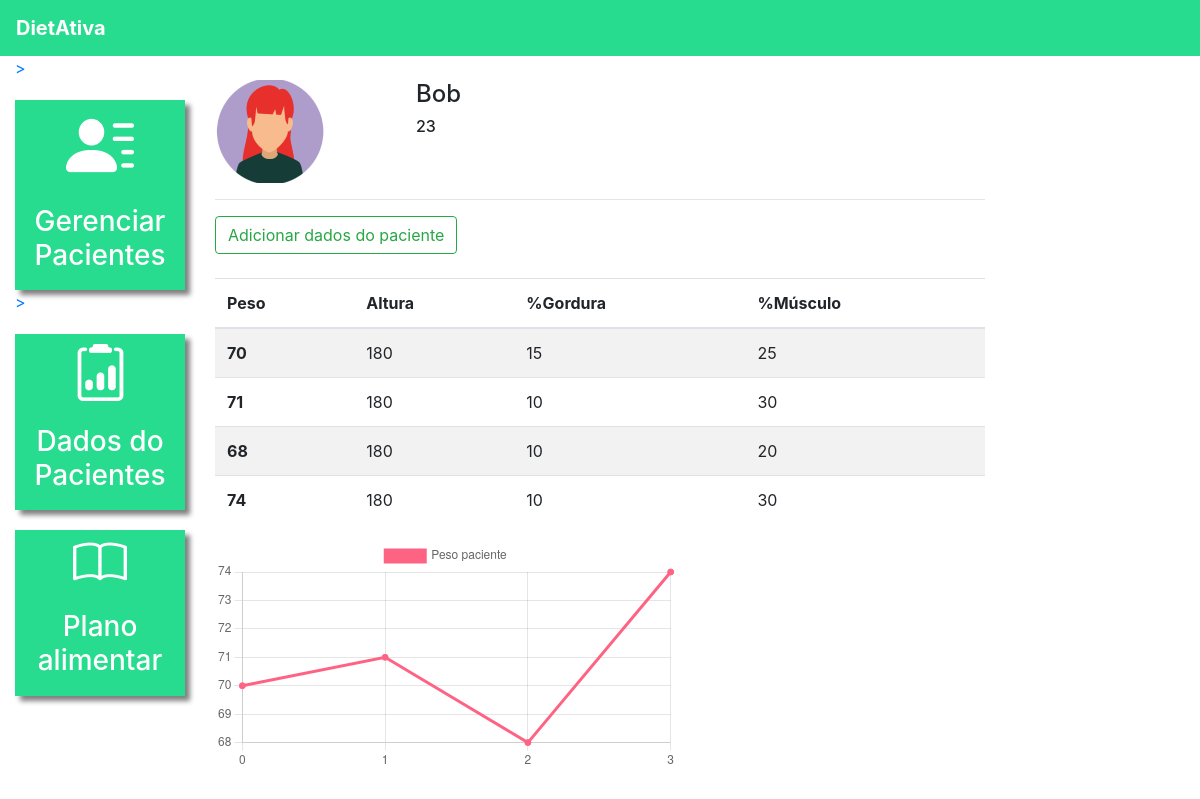
The app's page /dados_paciente/3/ (signed in) with its own data.
### plataforma/models.py (models this page shows, shortened)
class Pacientes(models.Model):
    choices_sexo = (('F', 'Feminino'),
                    ('M', 'Masculino'))
    nome = models.CharField(max_length=50)
    sexo = models.CharField(max_length=1, choices=choices_sexo)
    idade = models.IntegerField()
    email = models.EmailField()
    telefone = models.CharField(max_length=19)
    nutri = models.ForeignKey(User, on_delete=models.CASCADE)

class DadosPaciente(models.Model):
    paciente = models.ForeignKey(Pacientes, on_delete=models.CASCADE)
    data = models.DateTimeField()
    peso = models.IntegerField()
    altura = models.IntegerField()
    percentual_gordura = models.IntegerField()
    percentual_musculo = models.IntegerField()
    colesterol_hdl = models.IntegerField()
    colesterol_ldl = models.IntegerField()
    colesterol_total = models.IntegerField()
    trigliceridios = models.IntegerField()

### plataforma/views.py (the view, shortened to what this page needs)
# urls.py: path('dados_paciente/', views.dados_paciente_listar, name="dados_paciente_listar"),
@login_required(login_url='/auth/logar/')
def dados_paciente(request, id):
    paciente = get_object_or_404(Pacientes, id=id)
    if not paciente.nutri == request.user:
        messages.add_message(request, constants.ERROR, 'Esse paciente não é seu')
        return redirect('/dados_paciente/')
    if request.method == "GET":
        dados_paciente = DadosPaciente.objects.filter(paciente=paciente)
        return render(request, 'dados_paciente.html', {'paciente': paciente, 'dados_paciente':dados_paciente})

### plataforma/templates/dados_paciente.html (shortened to what this page needs)
{% extends 'base_plataforma.html' %}
{% load static %}
{% block 'plataforma' %}
    <br>
    <div class="row">
        <div class="col-md-3">
            <img src="{% static 'plataforma/img/perfil1.png' %}">
        </div>
        <div class="col-md-3 dados descricao">
            <h4>{{paciente.nome}}</h4>
            <h6>{{paciente.idade}}</h6>
        </div>
    </div>
    <hr>
    <button type="button" class="btn btn-outline-success" data-toggle="modal" data-target="#modal">
        Adicionar dados do paciente
    </button>
    <br>
    <br>
    <table class="table table-striped">
        <thead>
            <tr>
            <th scope="col">Peso</th>
            <th scope="col">Altura</th>
            <th scope="col">%Gordura</th>
            <th scope="col">%Músculo</th>
            </tr>
        </thead>
        <tbody>
            {% for dado in dados_paciente %}
                <tr>
                    <th scope="row">{{dado.peso}}</th>
                    <td>{{dado.altura}}</td>
                    <td>{{dado.percentual_gordura}}</td>
                    <td>{{dado.percentual_musculo}}</td>
                </tr>
            {% endfor %}
        </tbody>
    </table>
    <div style="width: 60%;">
        <canvas id="myChart"></canvas>
    </div>
    <script>
        fetch("/grafico_peso/{{paciente.id}}/",{
            method: 'POST',
        }).then(function(result){
            return result.json()
        }).then(function(data_paciente){
            const data = {
                labels: data_paciente['labels'],
                datasets: [{
                label: 'Peso paciente',
                backgroundColor: 'rgb(255, 99, 132)',
                borderColor: 'rgb(255, 99, 132)',
                data: data_paciente['peso'],
                }]
            };
            const config = {
                type: 'line',
                data: data,
                options: {}
            };
            const myChart = new Chart(
                document.getElementById('myChart'),
                config
            );
        })
    </script>
{% endblock%}

### templates/base_plataforma.html
{% extends 'base.html' %}
{% load static %}
{% block 'head' %}
<link rel="stylesheet" href="{% static 'plataforma/css/css.css' %}">
<link rel="stylesheet" href="{% static 'plataforma/css/plano_alimentar.css' %}">
{% endblock %}
{% block 'body' %}
    <div class="container-fluid">
        <div class="row">
            <div class="col-md-2">
                <a href="#" class="link-lateral"> >
                    <div class="card-lateral">
                        <img src="{% static 'plataforma/img/paciente.png' %}">
                        <br>
                        <br>
                        <h3>Gerenciar Pacientes</h3>
                    </div>
                </a>
                <a href="#" class="link-lateral"> >
                    <div class="card-lateral">
                        <img src="{% static 'plataforma/img/dados_paciente.png' %}">
                        <br>
                        <br>
                        <h3>Dados do Pacientes</h3>
                    </div>
                </a>
                 <a href="#" class="link-lateral">
                    <div class="card-lateral">
                        <img src="{% static 'plataforma/img/plano_alimentar.png' %}">
                        <br>
                        <br>
                        <h3>Plano alimentar</h3>
                    </div>
                </a>
            </div>
            <div class="col-md-8">
                {% block 'plataforma' %}
                {% endblock %}
            </div>
        </div>
    </div>
{% endblock%}

### templates/base.html (shortened to what this page needs)
{% load static %}
<!doctype html>
<html lang="pt-BR">
  <head>
    {% block 'head' %}{% endblock  %}
    <link rel="stylesheet" href="https://cdn.jsdelivr.net/npm/bootstrap@4.6.1/dist/css/bootstrap.min.css">
  </head>
  <body>
    {% if user.is_authenticated %}
    <nav style="background-color: #27DB8F;" class="navbar navbar-expand-lg navbar-dark">
      <a style="font-weight: bold" class="navbar-brand" href="#">DietAtiva</a>
    </nav>
    {% endif %}
    {% block 'body' %}{% endblock  %}
  </body>
</html>

### templates/static/plataforma/css/css.css (style rules this page uses)
.card-lateral { background-color: #27DB8F; margin-top: 20px; padding: 10px; color: white; font-weight: bold; text-decoration: none; text-align: center; box-shadow: 5px 5px 5px gray; }
.dados { font-weight: bold; }
.descricao { margin-left: -12%; }
@media (max-width: 1300px) { .descricao { margin-left: 1px; } }

### records on screen
Pacientes: nome "Bob", idade "23"
DadosPaciente: peso "70", altura "180", percentual_gordura "15", percentual_musculo "25"
DadosPaciente: peso "71", altura "180", percentual_gordura "10", percentual_musculo "30"
DadosPaciente: peso "68", altura "180", percentual_gordura "10", percentual_musculo "20"
DadosPaciente: peso "74", altura "180", percentual_gordura "10", percentual_musculo "30"
